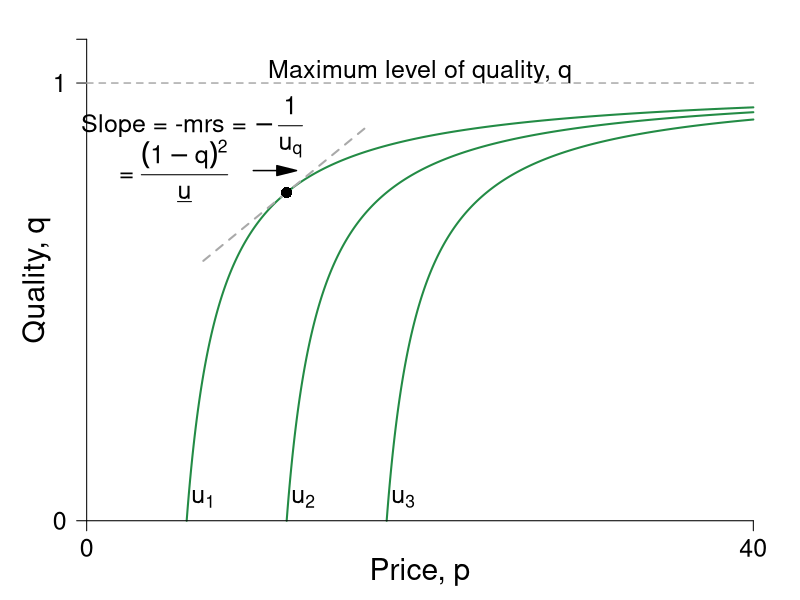

Write the R code that produced this figure.
require(ggplot2)
require(shape)
pdf(file = "information_power/ch11_fig3.pdf", width = 9, height = 7)

#Set parameters for graphics
pointsize <- 1.8
axislabelsize <- 1.8
labelsize <- 1.5
namesize <- 1.8
annotatesize <- 1.5
graphlinewidth <- 2
segmentlinewidth <- 1.5

#Parameters for figures
u1 <- 4
u2 <- 10
u3 <- 16
delta1 <- 2
delta2 <- 2
delta3 <- 2

indiffFn1 <- function(p, u1 = 4, delta1 = 2) {
  1 - (delta1) / (p - u1)
}

indiffFn2 <- function(p, u2 = 10, delta2 = 2) {
  1 - (delta2) / (p - u2)
}

indiffFn3 <- function(p, u3 = 16, delta3 = 2) {
  1 - (delta3) / (p - u3)
}

#The derivative for the function q = 1 - delta/(p - u) = delta/p - u)^2;
#From that we get the derivative and substitute in the relevant values
#for delta, u and p; that is we get a slope of 1/32
#But we also need the intercept; 0.375 above, or q/2 as it stood
tangentLine <- function(p){
  0.375 + (1/32)*p
}

COL <- c("#bae4b3", "#74c476", "#238b45")
COLA <- c("#e0f3db", "#99d8c9","#66c2a4","#41ae76", "#238b45", "#005824")
COLB <- c("#c6dbef", "#4eb3d3", "#2b8cbe", "#0868ac","#084081")

par(mar =  c(3, 3, 1, 1))
xlims <- c(0, 40)
ylims <- c(0, 1.1)


plot(0, 0, xlim = xlims, ylim = ylims, type = "n",
     xlab = "",
     ylab = "",
     xaxt = "n", yaxt = "n", cex.lab = axislabelsize, bty = "n")

mtext(expression(paste("Price, ", p)), side=1, line = 1.5, cex = axislabelsize)
text(-3, ylims[2] - 0.5*(ylims[2] - ylims[1]), expression(paste("Quality, ", q)), xpd = TRUE, cex = axislabelsize, srt = 90) 


npts <- 500 
#xx1 <- seq(0, xlims[2], length.out = npts)
xx1 <- seq(u1 + delta1, xlims[2], length.out = npts)
xx2 <- seq(u2 + delta2, xlims[2], length.out = npts)
xx3 <- seq(u3 + delta3, xlims[2], length.out = npts)
xx4 <- seq(7, 17, 0.01)




#Draw the lines for the graphs
lines(xx1, indiffFn1(xx1), col = COLA[5], lwd = graphlinewidth)
lines(xx2, indiffFn2(xx2), col = COLA[5], lwd = graphlinewidth)
lines(xx3, indiffFn3(xx3), col = COLA[5], lwd = graphlinewidth)
lines(xx4, tangentLine(xx4), col = "darkgrey", lty = 2, lwd = graphlinewidth)

#Customize ticks and labels for the plot
ticksy <- c(0, 1, 1.1)
ylabels <- c(0, 1, NA)
ticksx <- c(0, 40)
xlabels <- c(0, 40)
axis(1, at = ticksx, pos = 0, labels = xlabels, cex.axis = labelsize)
axis(2, at = ticksy, pos = 0, labels = ylabels, las = 1, cex.axis = labelsize)

#Annotation of the three indifference curves
text(7, 0.05, expression(paste(u[1])), cex = labelsize)
text(13, 0.05, expression(paste(u[2])), cex = labelsize)
text(19, 0.05, expression(paste(u[3])), cex = labelsize)

#Line for the max quality, q = 1 
segments(0, 1, 40, 1, lty = 2, col = "darkgray", lwd = segmentlinewidth)
#Annotating line of 100% quality
text(20, 1.025, expression(paste("Maximum level of quality, q")), cex = labelsize)

#Add a point for the tangency
points(12, 0.75, pch = 16, col = "black", cex = 1.5)

#Arrow to Slope of BRF
Arrows(10, 0.8, 12, 0.8, col = "black", lty = 1, lwd = 1.5, arr.type = "triangle")
text(6.3, 0.9, expression(paste("Slope = -mrs = ", -frac(1, u[q]))), cex = labelsize)
text(5, 0.8, expression(paste(" = ", frac((1-q)^2,  underline("u")))), cex = labelsize)
dev.off()
